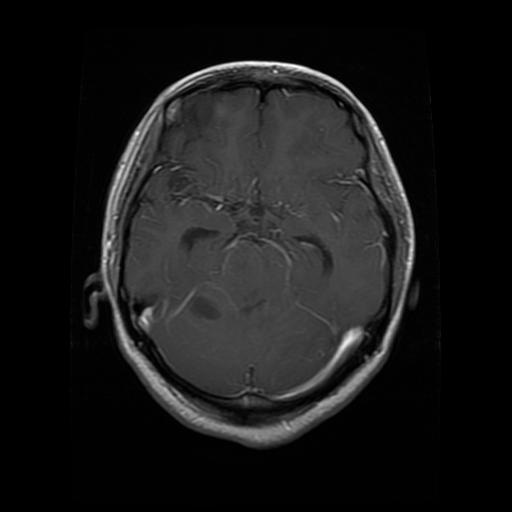
#> input picture examples/01_glioma.jpg, 512 x 512 px
$ python -i m2050_utils.py   (imports and definitions only)
#> lines starting #> are read from the running program, lines starting #| are printed output that depends on the picture; after the words box and inside, x2 and y2 are one past the last pixel; in counts of white or black regions, pixels touching at a corner belong together
#> further down, picture is the input picture: shape (512, 512); min 0, max 255, mean 24.8
"""Вспомогательная логика приложения (без Streamlit, чтобы её можно было тестировать отдельно)."""
import io, json, hashlib, datetime
from pathlib import Path
import numpy as np
import cv2

IMG = 256
ADD_RGB = (255, 235, 0)      # жёлтый штрих = добавить к маске
ERASE_RGB = (255, 0, 255)    # розовый штрих = стереть из маски
UNIT_NOTE = ("1 усл. ед. = 1/100 площади прямоугольника, ограничивающего голову на снимке (сетка 10×10). "
             "В миллиметры не переводится: масштаб снимка неизвестен.")
DISCLAIMER = "ЧЕРНОВИК. Составлен автоматически, не является медицинским заключением; требует проверки врачом."


def rgb_hex(rgb):
    return "#%02X%02X%02X" % tuple(rgb)


def mask_hash(mask):
    return hashlib.md5(np.ascontiguousarray(mask).tobytes()).hexdigest()[:10]


# [18 lines left out: function strokes_to_mask, not called in this run]


def head_box(img_u8, thr_factor=0.5, min_frac=0.10):
    """Прямоугольник, ограничивающий голову: ((x0, y0, x1, y1), ok); x1, y1 не включены.
    Порог = доля от порога Оцу; берётся самая большая светлая область. Если голова не найдена
    (меньше min_frac кадра) - возвращается весь кадр и ok=False."""
#> called with thr_factor = 0.5, min_frac = 0.1
    h, w = img_u8.shape[:2]
#> h = 512; w = 512
    g = cv2.GaussianBlur(img_u8, (5, 5), 0)
    otsu, _ = cv2.threshold(g, 0, 255, cv2.THRESH_BINARY + cv2.THRESH_OTSU)
#> otsu = 36
    m = (g > max(10.0, thr_factor * otsu)).astype(np.uint8)
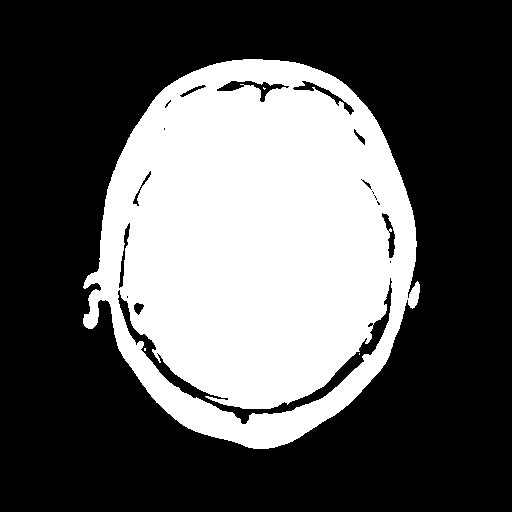
#> m: shape (512, 512); values 0 (black) and 1 (white), 35.3% white; 4 white regions (3 under 20 px), largest, box (x1, y1, x2, y2) and area: (83, 59, 420, 449) 92393
    m = cv2.morphologyEx(m, cv2.MORPH_OPEN, np.ones((3, 3), np.uint8))
#> m: shape (512, 512); values 0 (black) and 1 (white), 35.2% white; 1 white region, box (x1, y1, x2, y2) and area: (83, 59, 420, 449) 92303
    m = cv2.morphologyEx(m, cv2.MORPH_CLOSE, cv2.getStructuringElement(cv2.MORPH_ELLIPSE, (15, 15)))
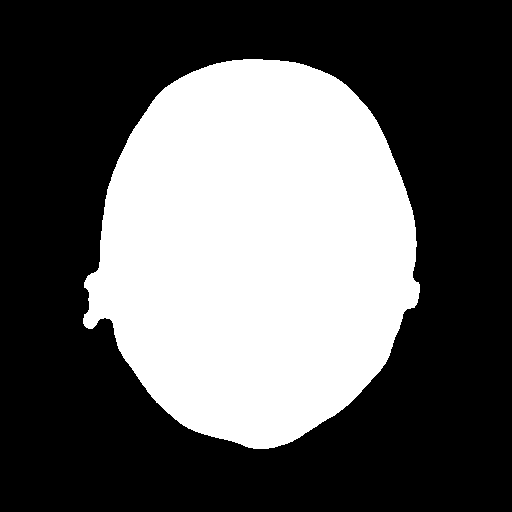
#> m: shape (512, 512); values 0 (black) and 1 (white), 37.2% white; 1 white region, box (x1, y1, x2, y2) and area: (83, 59, 420, 449) 97549
    n, _lab, stats, _ = cv2.connectedComponentsWithStats(m, connectivity=8)
#> n = 2; stats = [[0, 0, 512, 512, 164595], [83, 59, 337, 390, 97549]]
    if n <= 1:
        return (0, 0, w, h), False
    k = 1 + int(np.argmax(stats[1:, cv2.CC_STAT_AREA]))
#> k = 1
    x, y, bw, bh = [int(v) for v in stats[k, :4]]
#> x = 83; y = 59; bw = 337; bh = 390
    if bw * bh < min_frac * w * h:
        return (0, 0, w, h), False
    return (x, y, x + bw, y + bh), True


# [38 lines left out: functions draw_grid, mask_stats, dice, not called in this run]


NORMAL_KEYS = ("нетопухол", "notumor", "normal", "норм", "healthy", "здоров", "безопух", "безпатолог")


def is_normal_class(name):
    n = str(name).lower().replace("_", "").replace(" ", "").replace("-", "")
    return any(k in n for k in NORMAL_KEYS)


# [119 lines left out: functions consistency, side_words, make_report_text, make_docx_bytes, save_case, not called in this run]

>>> import cv2
>>> picture = cv2.imread('../examples/01_glioma.jpg', cv2.IMREAD_GRAYSCALE)
>>> result = head_box(picture)
#> result = ((83, 59, 420, 449), True)

$ run again, on examples/02_glioma.jpg
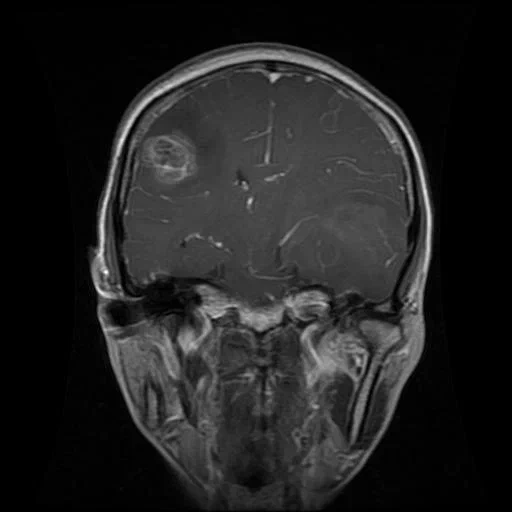
#> input picture examples/02_glioma.jpg, 512 x 512 px
#> otsu = 38
#> in head_box, `m = (g > max(10.0, thr_factor * otsu)).astype(np.uint8)`:
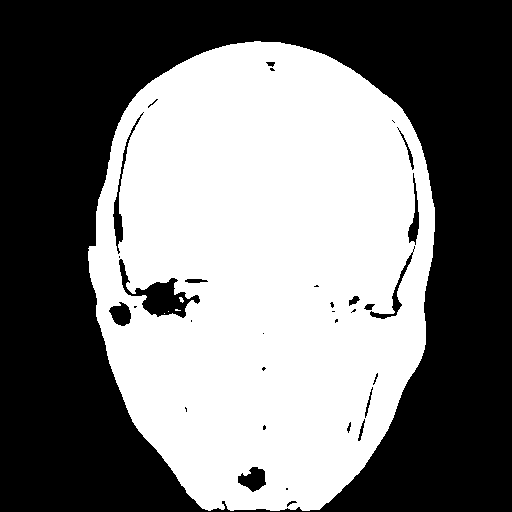
#> m: shape (512, 512); values 0 (black) and 1 (white), 47.6% white; 5 white regions (4 under 20 px), largest, box (x1, y1, x2, y2) and area: (88, 41, 435, 511) 124760
#> in head_box, `m = cv2.morphologyEx(m, cv2.MORPH_CLOSE, cv2.getStructuringElement(cv2..`:
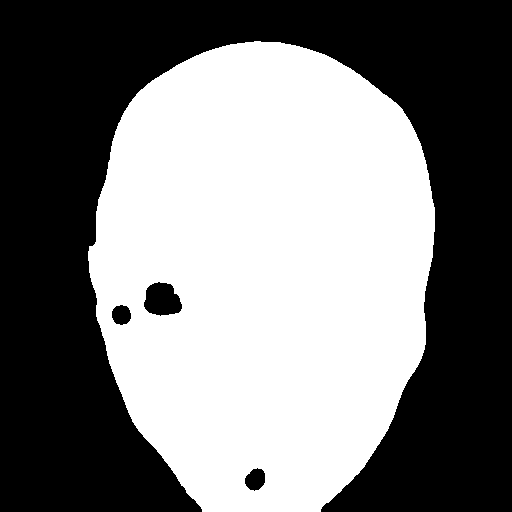
#> m: shape (512, 512); values 0 (black) and 1 (white), 48.7% white; 1 white region, box (x1, y1, x2, y2) and area: (88, 41, 435, 512) 127546
#> n = 2; stats = [[0, 0, 512, 512, 134598], [88, 41, 347, 471, 127546]]
#> k = 1
#> x = 88; y = 41; bw = 347; bh = 471
#> result = ((88, 41, 435, 512), True)

$ run again, on examples/03_meningioma.jpg
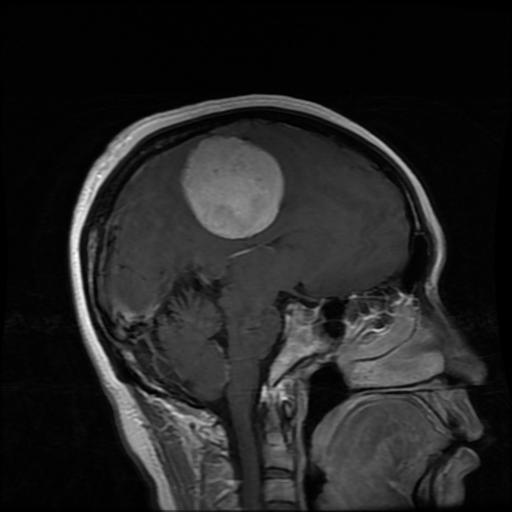
#> input picture examples/03_meningioma.jpg, 512 x 512 px
#> picture is the input picture: shape (512, 512); min 0, max 255, mean 35.6
#> otsu = 41
#> in head_box, `m = (g > max(10.0, thr_factor * otsu)).astype(np.uint8)`:
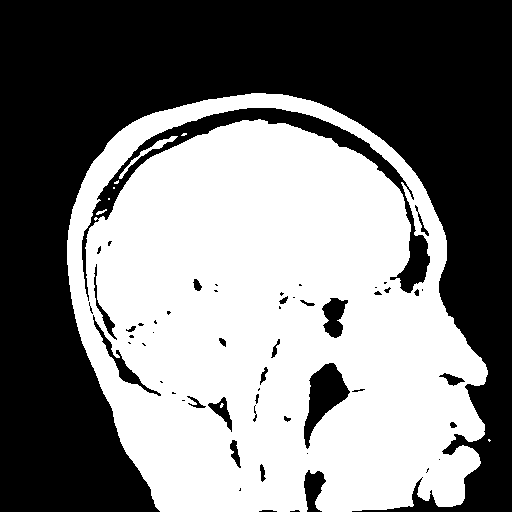
#> m: shape (512, 512); values 0 (black) and 1 (white), 49.1% white; 9 white regions (6 under 20 px), largest, box (x1, y1, x2, y2) and area: (67, 93, 488, 512) 128243, (119, 136, 178, 179) 280, (96, 209, 107, 215) 29
#> in head_box, `m = cv2.morphologyEx(m, cv2.MORPH_CLOSE, cv2.getStructuringElement(cv2..`:
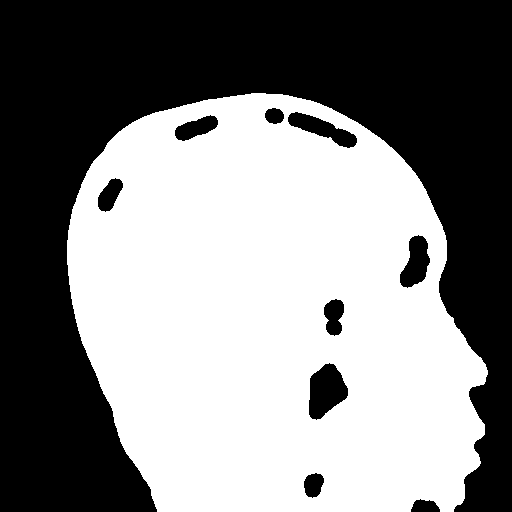
#> m: shape (512, 512); values 0 (black) and 1 (white), 51.7% white; 10 black regions, largest, box (x1, y1, x2, y2) and area: (0, 0, 512, 512) 120574, (309, 363, 348, 420) 1503, (288, 112, 357, 148) 1038
#> n = 2; stats = [[0, 0, 512, 512, 126723], [67, 93, 421, 419, 135421]]
#> k = 1
#> x = 67; y = 93; bw = 421; bh = 419
#> result = ((67, 93, 488, 512), True)

$ run again, on examples/04_meningioma.jpg
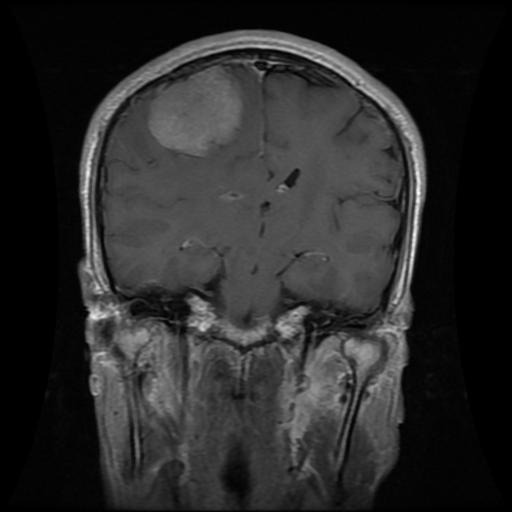
#> input picture examples/04_meningioma.jpg, 512 x 512 px
#> picture is the input picture: shape (512, 512); min 0, max 255, mean 42.2
#> otsu = 44
#> in head_box, `m = (g > max(10.0, thr_factor * otsu)).astype(np.uint8)`:
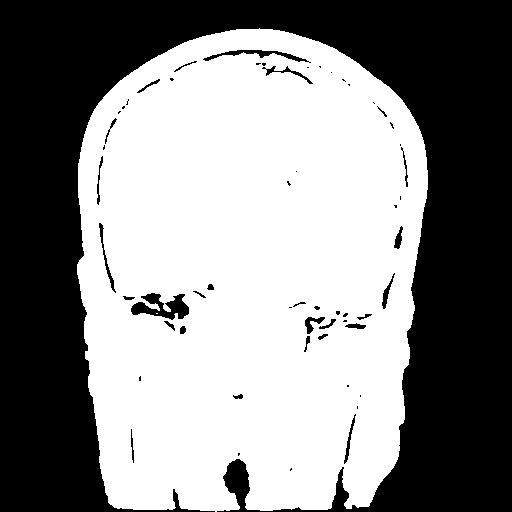
#> m: shape (512, 512); values 0 (black) and 1 (white), 54.1% white; 58 black regions (30 under 20 px), largest, box (x1, y1, x2, y2) and area: (0, 0, 512, 512) 117177, (131, 293, 189, 320) 840, (203, 50, 311, 63) 387
#> in head_box, `m = cv2.morphologyEx(m, cv2.MORPH_CLOSE, cv2.getStructuringElement(cv2..`:
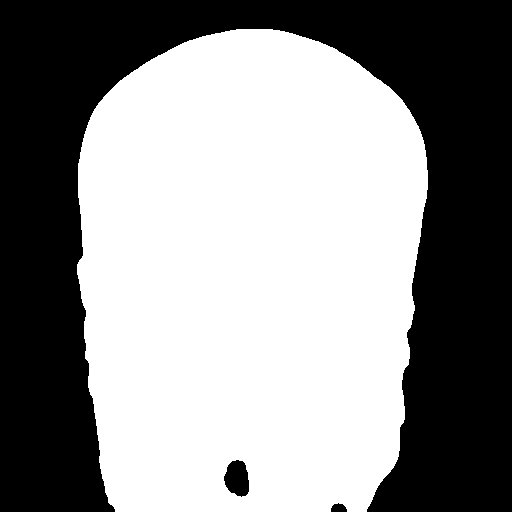
#> m: shape (512, 512); values 0 (black) and 1 (white), 55.7% white; 3 black regions, box (x1, y1, x2, y2) and area: (0, 0, 512, 512) 115248, (224, 460, 249, 497) 698, (331, 503, 347, 512) 111
#> n = 2; stats = [[0, 0, 512, 512, 116057], [77, 29, 351, 483, 146087]]
#> k = 1
#> x = 77; y = 29; bw = 351; bh = 483
#> result = ((77, 29, 428, 512), True)
